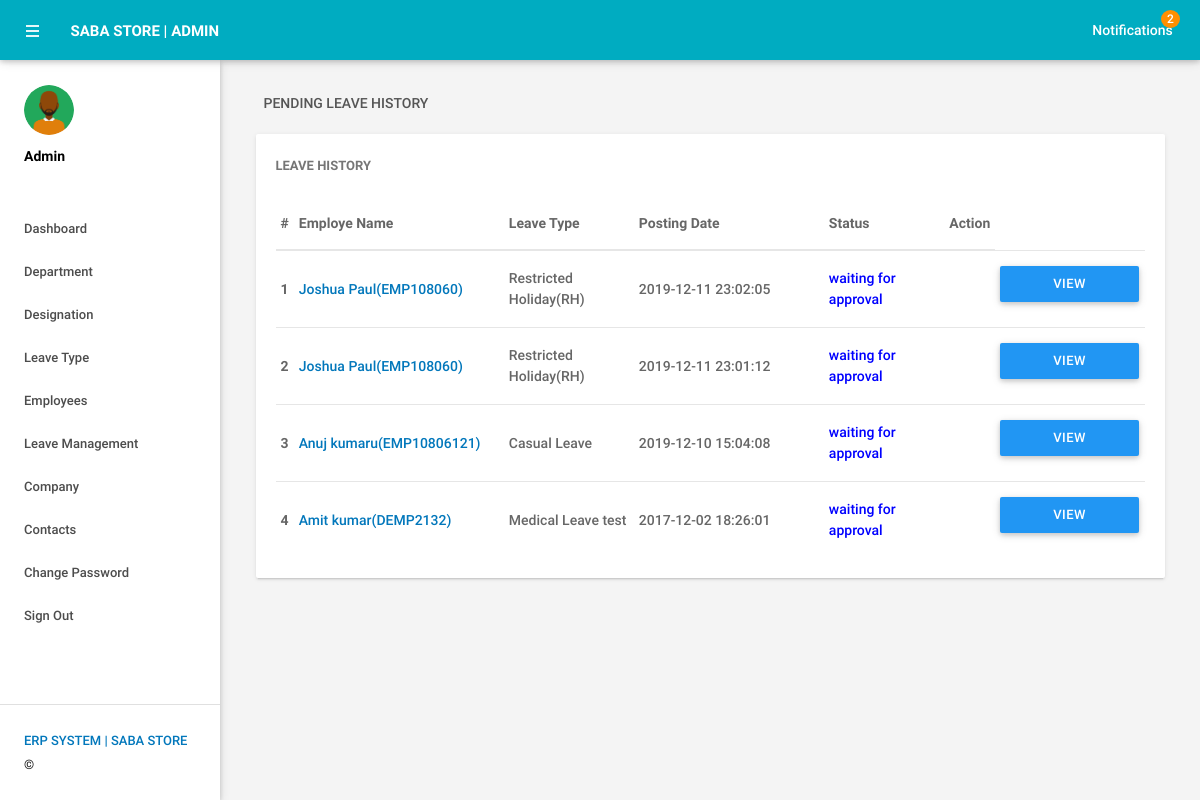
The app's page /admin/pending-leavehistory.php (signed in) with its own data.
### tables this page shows
CREATE TABLE IF NOT EXISTS `tblleaves` (
  `id` int(11) NOT NULL AUTO_INCREMENT,
  `LeaveType` varchar(110) NOT NULL,
  `ToDate` varchar(120) NOT NULL,
  `FromDate` varchar(120) NOT NULL,
  `Description` mediumtext NOT NULL,
  `PostingDate` timestamp NOT NULL DEFAULT CURRENT_TIMESTAMP,
  `AdminRemark` mediumtext,
  `AdminRemarkDate` varchar(120) DEFAULT NULL,
  `Status` int(1) NOT NULL,
  `IsRead` int(1) NOT NULL,
  `empid` int(11) DEFAULT NULL,
  PRIMARY KEY (`id`),
  KEY `UserEmail` (`empid`)
);

CREATE TABLE IF NOT EXISTS `tblemployees` (
  `id` int(11) NOT NULL AUTO_INCREMENT,
  `EmpId` varchar(100) NOT NULL,
  `FirstName` varchar(150) NOT NULL,
  `LastName` varchar(150) NOT NULL,
  `EmailId` varchar(200) NOT NULL,
  `Password` varchar(180) NOT NULL,
  `Gender` varchar(100) NOT NULL,
  `Dob` varchar(100) NOT NULL,
  `Department` varchar(255) NOT NULL,
  `Address` varchar(255) NOT NULL,
  `City` varchar(200) NOT NULL,
  `Country` varchar(150) NOT NULL,
  `Phonenumber` char(11) NOT NULL,
  `Status` int(1) NOT NULL,
  `RegDate` timestamp NOT NULL DEFAULT CURRENT_TIMESTAMP,
  PRIMARY KEY (`id`)
);

### admin/pending-leavehistory.php (the view, shortened to what this page needs)
<?php
include('includes/config.php');
if(strlen($_SESSION['alogin'])==0)
    {
header('location:index.php');
}
else{
 ?>
<!DOCTYPE html>
<html lang="en">
    <head>
        <link type="text/css" rel="stylesheet" href="../assets/plugins/materialize/css/materialize.min.css"/>
        <link href="../assets/plugins/material-preloader/css/materialPreloader.min.css" rel="stylesheet">
        <link href="../assets/plugins/datatables/css/jquery.dataTables.min.css" rel="stylesheet">
                <link href="../assets/plugins/google-code-prettify/prettify.css" rel="stylesheet" type="text/css"/>
        <link href="../assets/css/alpha.min.css" rel="stylesheet" type="text/css"/>
        <link href="../assets/css/custom.css" rel="stylesheet" type="text/css"/>
    </head>
    <body>
       <?php include('includes/header.php');?>
       <?php include('includes/sidebar.php');?>
            <main class="mn-inner">
                <div class="row">
                    <div class="col s12">
                        <div class="page-title">Pending Leave History</div>
                    </div>
                    <div class="col s12 m12 l12">
                        <div class="card">
                            <div class="card-content">
                                <span class="card-title">Leave History</span>
                                <table id="example" class="display responsive-table ">
                                    <thead>
                                        <tr>
                                            <th>#</th>
                                            <th width="200">Employe Name</th>
                                            <th width="120">Leave Type</th>
                                             <th width="180">Posting Date</th>
                                            <th>Status</th>
                                            <th align="center">Action</th>
                                        </tr>
                                    </thead>
                                    <tbody>
<?php
$status=0;
$sql = "SELECT tblleaves.id as lid,tblemployees.FirstName,tblemployees.LastName,tblemployees.EmpId,tblemployees.id,tblleaves.LeaveType,tblleaves.PostingDate,tblleaves.Status from tblleaves join tblemployees on tblleaves.empid=tblemployees.id where tblleaves.Status=:status order by lid desc";
$query = $dbh -> prepare($sql);
$query->bindParam(':status',$status,PDO::PARAM_STR);
$query->execute();
$results=$query->fetchAll(PDO::FETCH_OBJ);
$cnt=1;
if($query->rowCount() > 0)
{
foreach($results as $result)
{
      ?>
                                        <tr>
                                            <td> <b><?php echo htmlentities($cnt);?></b></td>
                                              <td><a href="editemployee.php?empid=<?php echo htmlentities($result->id);?>" target="_blank"><?php echo htmlentities($result->FirstName." ".$result->LastName);?>(<?php echo htmlentities($result->EmpId);?>)</a></td>
                                            <td><?php echo htmlentities($result->LeaveType);?></td>
                                            <td><?php echo htmlentities($result->PostingDate);?></td>
                                                                       <td><?php $stats=$result->Status;
if($stats==1){
                                             ?>
                                                 <span style="color: green">Approved</span>
                                                 <?php } if($stats==2)  { ?>
                                                <span style="color: red">Not Approved</span>
                                                 <?php } if($stats==0)  { ?>
 <span style="color: blue">waiting for approval</span>
 <?php } ?>
                                             </td>
          <td>
           <td><a href="leave-details.php?leaveid=<?php echo htmlentities($result->lid);?>" class="waves-effect waves-light btn blue m-b-xs"  > View Details</a></td>
                                    </tr>
                                         <?php $cnt++;} }?>
                                    </tbody>
                                </table>
                            </div>
                        </div>
                    </div>
                </div>
            </main>
        </div>
        <div class="left-sidebar-hover"></div>
    </body>
</html>
<?php } ?>

### records on screen
tblleaves: tblemployees.FirstName+LastName "Joshua Paul", tblemployees.EmpId "EMP108060", LeaveType "Restricted Holiday(RH)", PostingDate "2019-12-11 23:02:05", Status "waiting for approval"
tblleaves: tblemployees.FirstName+LastName "Joshua Paul", tblemployees.EmpId "EMP108060", LeaveType "Restricted Holiday(RH)", PostingDate "2019-12-11 23:01:12", Status "waiting for approval"
tblleaves: tblemployees.FirstName+LastName "Anuj kumaru", tblemployees.EmpId "EMP10806121", LeaveType "Casual Leave", PostingDate "2019-12-10 15:04:08", Status "waiting for approval"
tblleaves: tblemployees.FirstName+LastName "Amit kumar", tblemployees.EmpId "DEMP2132", LeaveType "Medical Leave test", PostingDate "2017-12-02 18:26:01", Status "waiting for approval"

### other values on screen
$unreadcount "2"
